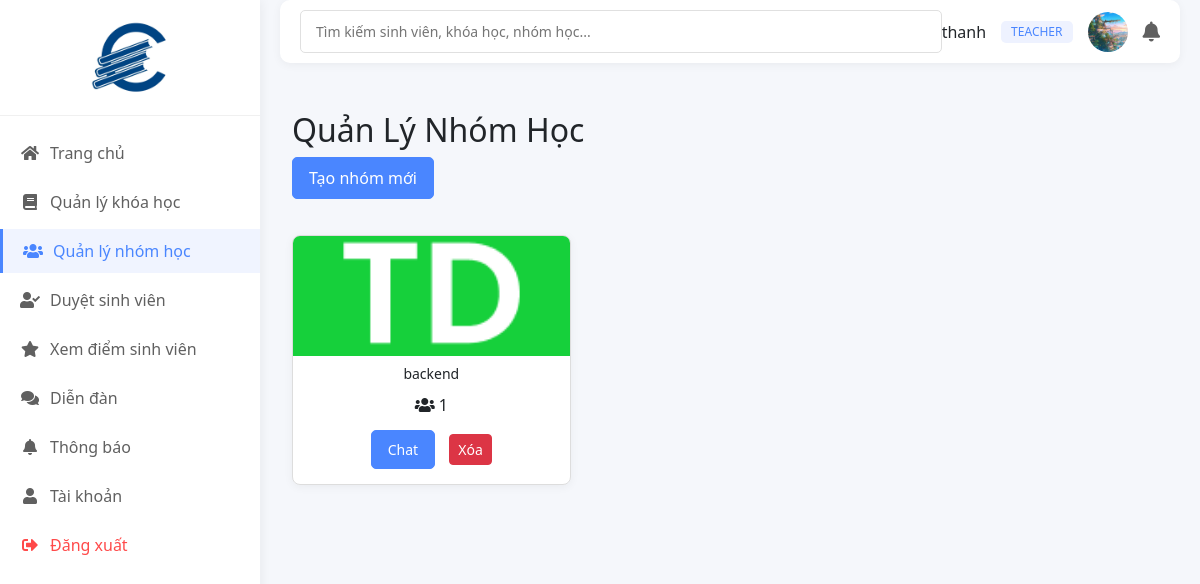
Page /teacher/index.php?tab=groups (signed in) on the committed database.
### tables this page shows
CREATE TABLE `users` (
  `id` int(11) NOT NULL,
  `username` varchar(50) NOT NULL,
  `password` varchar(255) NOT NULL,
  `email` varchar(100) NOT NULL,
  `full_name` varchar(100) NOT NULL,
  `role` enum('admin','teacher','student') NOT NULL,
  `avatar` varchar(255) DEFAULT NULL,
  `remember_token` varchar(100) DEFAULT NULL,
  `last_active` datetime DEFAULT NULL,
  `created_at` timestamp NOT NULL DEFAULT current_timestamp(),
  `updated_at` timestamp NOT NULL DEFAULT current_timestamp() ON UPDATE current_timestamp(),
  `profile_picture` varchar(255) DEFAULT NULL
);

CREATE TABLE `groups` (
  `id` int(11) NOT NULL,
  `name` varchar(255) NOT NULL,
  `description` text DEFAULT NULL,
  `creator_id` int(11) NOT NULL,
  `created_at` timestamp NOT NULL DEFAULT current_timestamp(),
  `updated_at` timestamp NOT NULL DEFAULT current_timestamp() ON UPDATE current_timestamp(),
  `thumbnail` varchar(255) DEFAULT NULL
);

### includes/auth_functions.php (called while the page is built, shortened)
<?php
function isLoggedIn() {
    return isset($_SESSION['user_id']) || (isset($_COOKIE['user_id']) && isset($_COOKIE['role']));
}
function getCurrentUser() {
    $conn = getDBConnection();
    if (isLoggedIn()) {
        $user_id = isset($_SESSION['user_id']) ? $_SESSION['user_id'] : $_COOKIE['user_id'];
        $stmt = $conn->prepare("SELECT * FROM users WHERE id = ?");
        $stmt->execute([$user_id]);
        $user = $stmt->fetch(PDO::FETCH_ASSOC);
        return $user;
    }
    return null;
}

### teacher/index.php (the view, shortened to what this page needs)
<?php
require_once __DIR__ . '/../includes/auth_functions.php';
$user = getCurrentUser();
if (!$user || !is_array($user)) {
    $pendingEnrollments = [];
    $courses = [];
    $groups = [];
    $unread_count = 0;
} else {
    $conn = getDBConnection();
    try {
        $stmt = $conn->prepare("SELECT e.*, c.title AS course_title, u.full_name AS student_name
                                FROM course_enrollments e
                                JOIN courses c ON e.course_id = c.id
                                JOIN users u ON e.student_id = u.id
                                WHERE c.teacher_id = :teacher_id AND e.status = 'pending' LIMIT 5");
        $stmt->execute(['teacher_id' => $user['id']]);
        $pendingEnrollments = $stmt->fetchAll(PDO::FETCH_ASSOC);
    } catch (PDOException $e) {
        $pendingEnrollments = [];
    }
    try {
        $stmt = $conn->prepare("SELECT * FROM courses WHERE teacher_id = :teacher_id LIMIT 3");
        $stmt->execute(['teacher_id' => $user['id']]);
        $courses = $stmt->fetchAll(PDO::FETCH_ASSOC);
    } catch (PDOException $e) {
        $courses = [];
    }
    try {
        $stmt = $conn->prepare("SELECT * FROM groups WHERE creator_id = :teacher_id LIMIT 3");
        $stmt->execute(['teacher_id' => $user['id']]);
        $groups = $stmt->fetchAll(PDO::FETCH_ASSOC);
    } catch (PDOException $e) {
        $groups = [];
    }
}
$tab = isset($_GET['tab']) ? $_GET['tab'] : 'dashboard';
?>
<!DOCTYPE html>
<html lang="en">
<head>
    <link rel="stylesheet" href="<?php echo BASE_URL; ?>assets/css/bootstrap.min.css">
    <link rel="stylesheet" href="https://cdnjs.cloudflare.com/ajax/libs/font-awesome/5.15.4/css/all.min.css">
    <link rel="stylesheet" href="<?php echo BASE_URL; ?>assets/css/teacher.css">
</head>
<body class="dashboard">
    <div class="dashboard-container">
        <div class="sidebar">
            <div class="logo">
                <img src="<?php echo BASE_URL; ?>assets/images/logo.png" alt="EPU Logo">
            </div>
            <ul>
                <li><a href="<?php echo BASE_URL; ?>teacher/index.php" class="<?php echo $tab === 'dashboard' ? 'active' : ''; ?>"><i class="fas fa-home"></i> Trang chủ</a></li>
                <li><a href="<?php echo BASE_URL; ?>teacher/index.php?tab=courses" class="<?php echo $tab === 'courses' ? 'active' : ''; ?>"><i class="fas fa-book"></i> Quản lý khóa học</a></li>
                <li><a href="<?php echo BASE_URL; ?>teacher/index.php?tab=groups" class="<?php echo $tab === 'groups' ? 'active' : ''; ?>"><i class="fas fa-users"></i> Quản lý nhóm học</a></li>
                <li><a href="<?php echo BASE_URL; ?>teacher/index.php?tab=enrollments" class="<?php echo $tab === 'enrollments' ? 'active' : ''; ?>"><i class="fas fa-user-check"></i> Duyệt sinh viên</a></li>
                <li><a href="<?php echo BASE_URL; ?>teacher/index.php?tab=xem-diem" class="<?php echo $tab === 'xem-diem' ? 'active' : ''; ?>"><i class="fas fa-star"></i> Xem điểm sinh viên</a></li>
                <li><a href="<?php echo BASE_URL; ?>teacher/index.php?tab=forums" class="<?php echo $tab === 'forums' ? 'active' : ''; ?>"><i class="fas fa-comments"></i> Diễn đàn</a></li>
                <li><a href="<?php echo BASE_URL; ?>teacher/index.php?tab=notifications" class="<?php echo $tab === 'notifications' ? 'active' : ''; ?>"><i class="fas fa-bell"></i> Thông báo</a></li>
                <li><a href="<?php echo BASE_URL; ?>teacher/index.php?tab=profile" class="<?php echo $tab === 'profile' ? 'active' : ''; ?>"><i class="fas fa-user"></i> Tài khoản</a></li>
                <li class="logout"><a href="?logout=1"><i class="fas fa-sign-out-alt"></i> Đăng xuất</a></li>
            </ul>
        </div>
        <div class="main-content">
            <div class="top-bar">
                <div class="search-bar">
                    <input type="text" id="searchInput" placeholder="Tìm kiếm sinh viên, khóa học, nhóm học...">
                </div>
                <div class="user-info">
                    <span><?php echo htmlspecialchars($user['full_name'] ?? 'Unknown'); ?></span>
                    <span class="badge"><?php echo htmlspecialchars($user['role'] ?? 'teacher'); ?></span>
                    <img src="<?php echo ($user['avatar'] ?? false) ? BASE_URL . $user['avatar'] : BASE_URL . 'assets/images/user_avatar.jpg'; ?>" alt="User Avatar">
                    <div class="notification-bell">
                        <i class="fas fa-bell"></i>
                    </div>
                </div>
            </div>
            <?php if ($tab === 'dashboard'): ?>
                <div class="row">
                    <div class="col-md-8">
                        <div class="teacher-action-card">
                            <h3>Tạo khóa học mới</h3>
                            <p>Tạo một khóa học mới để chia sẻ kiến thức với sinh viên.</p>
                            <a href="<?php echo BASE_URL; ?>teacher/index.php?tab=courses&action=create" class="btn btn-primary">Tạo khóa học</a>
                        </div>
                        <div class="teacher-action-card">
                            <h3>Gửi thông báo đến nhóm</h3>
                            <p>Chọn nhóm học để gửi thông báo quan trọng.</p>
                            <form action="" method="POST">
                                <div class="form-group">
                                    <label for="group_id">Chọn nhóm học:</label>
                                    <select name="group_id" id="group_id" class="form-control" required>
                                        <option value="">-- Chọn nhóm --</option>
                                        <?php foreach ($groups as $group): ?>
                                            <option value="<?php echo $group['id']; ?>"><?php echo htmlspecialchars($group['name']); ?></option>
                                        <?php endforeach; ?>
                                    </select>
                                </div>
                                <div class="form-group">
                                    <label for="message">Nội dung thông báo:</label>
                                    <textarea name="message" id="message" class="form-control" rows="3" required></textarea>
                                </div>
                                <button type="submit" name="send_notification" class="btn btn-primary">Gửi thông báo</button>
                            </form>
                        </div>
                    </div>
                    <div class="col-md-4">
                        <div class="teacher-action-card">
                            <h3>Sinh viên chờ duyệt</h3>
                            <?php if (empty($pendingEnrollments)): ?>
                                <p>Không có sinh viên nào đang chờ duyệt.</p>
                            <?php else: ?>
                                <ul class="list-group">
                                    <?php foreach ($pendingEnrollments as $enrollment): ?>
                                        <li class="list-group-item">
                                            <?php echo htmlspecialchars($enrollment['student_name']); ?> - Khóa: <?php echo htmlspecialchars($enrollment['course_title']); ?>
                                        </li>
                                    <?php endforeach; ?>
                                </ul>
                            <?php endif; ?>
                            <a href="<?php echo BASE_URL; ?>teacher/index.php?tab=enrollments" class="btn btn-primary mt-3">Xem chi tiết</a>
                        </div>
                        <div class="teacher-action-card">
                            <h3>Danh sách khóa học</h3>
                            <?php if (empty($courses)): ?>
                                <p>Bạn chưa tạo khóa học nào.</p>
                            <?php else: ?>
                                <ul class="list-group">
                                    <?php foreach ($courses as $course): ?>
                                        <li class="list-group-item"><?php echo htmlspecialchars($course['title']); ?></li>
                                    <?php endforeach; ?>
                                </ul>
                                <a href="<?php echo BASE_URL; ?>teacher/index.php?tab=courses" class="btn btn-primary mt-3">Xem tất cả</a>
                            <?php endif; ?>
                        </div>
                    </div>
                </div>
            <?php elseif ($tab === 'xem-diem'): ?>
                <?php include __DIR__ . '/grading.php'; ?>
            <?php elseif ($tab === 'courses'): ?>
                <?php renderCourses($user); ?>
            <?php elseif ($tab === 'lessons'): ?>
                <?php renderLessons($user); ?>
            <?php elseif ($tab === 'groups'): ?>
                <?php include __DIR__ . '/groups.php'; ?>
            <?php elseif ($tab === 'profile'): ?>
                <?php include __DIR__ . '/profile.php'; ?>
            <?php elseif ($tab === 'enrollments'): ?>
                <?php include __DIR__ . '/enrollments.php'; ?>
            <?php elseif ($tab === 'forums'): ?>
                <?php include __DIR__ . '/../forums/create.php'; ?>
            <?php elseif ($tab === 'notifications'): ?>
                <?php include __DIR__ . '/notifications.php'; ?>
            <?php endif; ?>
        </div>
    </div>
</body>
</html>

### teacher/groups.php (shortened to what this page needs)
<?php
require_once dirname(__DIR__) . '/includes/auth_functions.php';
$user = getCurrentUser();
$conn = getDBConnection();
$action = $_GET['action'] ?? '';
$errors = [];
$success = false;
try {
    $stmt = $conn->prepare("
        SELECT g.*, COUNT(gm.user_id) as member_count
        FROM groups g
        LEFT JOIN group_members gm ON g.id = gm.group_id
        WHERE g.creator_id = :creator_id
        GROUP BY g.id
    ");
    $stmt->execute(['creator_id' => $user['id']]);
    $groups = $stmt->fetchAll(PDO::FETCH_ASSOC);
} catch (PDOException $e) {
    $groups = [];
}
?>
<div class="container mt-5">
    <?php if ($action === 'create'): ?>
        <h2>Tạo Nhóm Học Mới</h2>
        <?php if ($success): ?>
            <div class="alert alert-success">
                Nhóm đã được tạo thành công!
                <a href="<?php echo BASE_URL; ?>teacher/index.php?tab=groups">Quay lại danh sách nhóm</a>
            </div>
        <?php endif; ?>
        <?php if (!empty($errors)): ?>
            <div class="alert alert-danger">
                <ul>
                    <?php foreach ($errors as $error): ?>
                        <li><?php echo htmlspecialchars($error); ?></li>
                    <?php endforeach; ?>
                </ul>
            </div>
        <?php endif; ?>
        <form method="POST" enctype="multipart/form-data">
            <div class="form-group">
                <label for="name">Tên nhóm:</label>
                <input type="text" name="name" id="name" class="form-control" value="<?php echo htmlspecialchars($_POST['name'] ?? ''); ?>" required>
            </div>
            <div class="form-group">
                <label for="description">Mô tả:</label>
                <textarea name="description" id="description" class="form-control" rows="5"><?php echo htmlspecialchars($_POST['description'] ?? ''); ?></textarea>
            </div>
            <div class="form-group">
                <label for="thumbnail">Hình ảnh đại diện:</label>
                <input type="file" name="thumbnail" id="thumbnail" class="form-control-file" accept="image/*">
                <small class="form-text text-muted">Chấp nhận JPG, PNG, GIF. Tối đa 5MB.</small>
            </div>
            <button type="submit" class="btn btn-primary">Tạo nhóm</button>
            <a href="<?php echo BASE_URL; ?>teacher/index.php?tab=groups" class="btn btn-secondary">Hủy</a>
        </form>
    <?php else: ?>
        <h2>Quản Lý Nhóm Học</h2>
        <a href="<?php echo BASE_URL; ?>teacher/index.php?tab=groups&action=create" class="btn btn-primary mb-3">Tạo nhóm mới</a>
        <?php if (empty($groups)): ?>
            <p>Bạn chưa tạo nhóm học nào.</p>
        <?php else: ?>
            <div class="course-suggest-grid">
                <?php foreach ($groups as $group): ?>
                    <div class="course-suggest-card">
                        <div class="course-image">
                            <img src="<?php echo !empty($group['thumbnail']) ? BASE_URL . htmlspecialchars($group['thumbnail']) : BASE_URL . 'assets/images/default_course.jpg'; ?>" alt="Group Image">
                        </div>
                        <div class="course-details">
                            <h5 class="course-title"><?php echo htmlspecialchars($group['name']); ?></h5>
                            <p>
                                <i class="fas fa-users"></i> <?php echo isset($group['member_count']) ? $group['member_count'] : 0; ?>
                            </p>
                            <a href="<?php echo BASE_URL; ?>groups/chat.php?group_id=<?php echo $group['id']; ?>" class="btn btn-primary btn-sm mt-2">Chat</a>
                            <form method="POST" style="display:inline;" onsubmit="return confirm('Bạn có chắc chắn muốn xóa nhóm này?');">
                                <button type="submit" class="btn btn-danger btn-sm mt-2">Xóa</button>
                            </form>
                        </div>
                    </div>
                <?php endforeach; ?>
            </div>
        <?php endif; ?>
    <?php endif; ?>
</div>

### rows in the picture
users: full_name "thanh", role "TEACHER", avatar (picture)
groups: thumbnail (picture), name "backend", member_count "1"
